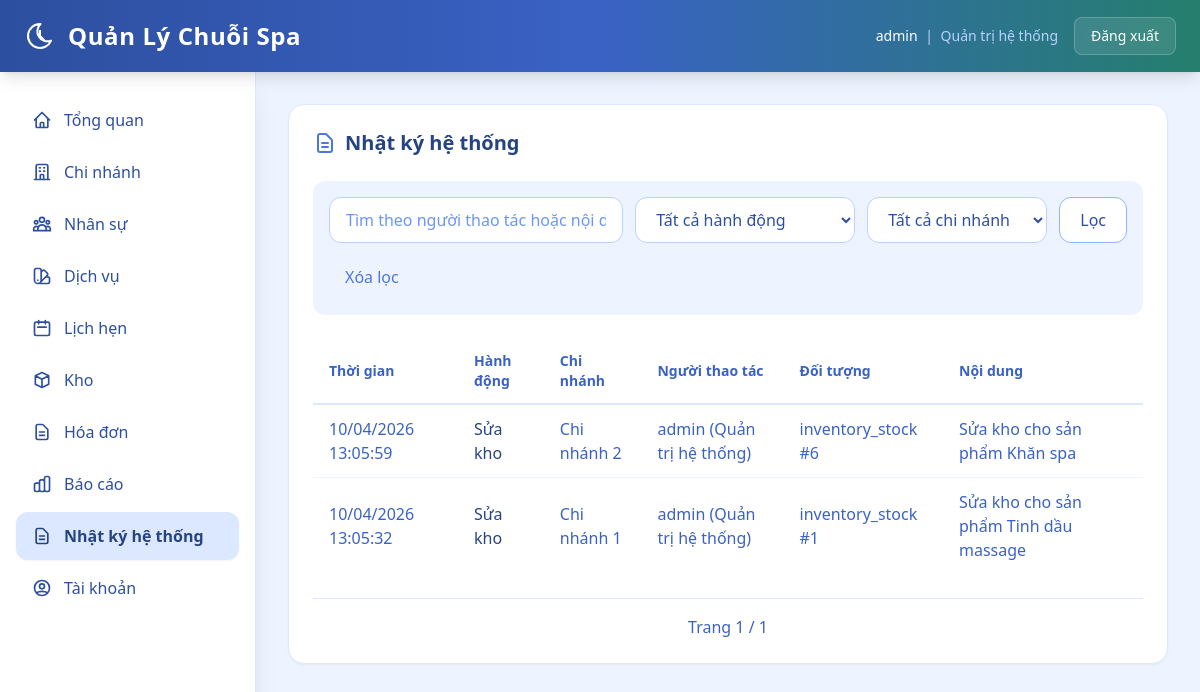
Screenshot of /web/activity-logs (signed in) with the database file from the repository.
### backend/models.py (models this page shows, shortened)
class TimestampMixin:
    created_at = db.Column(db.DateTime, nullable=False, default=datetime.utcnow)

class User(db.Model, TimestampMixin):
    __tablename__ = "users"
    id = db.Column(db.Integer, primary_key=True)
    username = db.Column(db.String(64), nullable=False, unique=True, index=True)
    password_hash = db.Column(db.String(255), nullable=False)
    role = db.Column(db.String(32), nullable=False, default="branch_manager")
    branch_id = db.Column(db.Integer, db.ForeignKey("branches.id"), nullable=True, index=True)
    staff_id = db.Column(db.Integer, db.ForeignKey("staffs.id"), nullable=True, index=True)
    is_active = db.Column(db.Boolean, nullable=False, default=True)
    branch = db.relationship("Branch", lazy="joined")
    staff = db.relationship("Staff", lazy="joined")
    @property
    def is_super_admin(self) -> bool:
        return self.role == "super_admin"

class ActivityLog(db.Model):
    __tablename__ = "activity_logs"
    id = db.Column(db.Integer, primary_key=True)
    created_at = db.Column(db.DateTime, nullable=False, default=datetime.utcnow, index=True)
    action = db.Column(db.String(64), nullable=False, index=True)
    action_label = db.Column(db.String(128), nullable=False)
    branch_id = db.Column(db.Integer, db.ForeignKey("branches.id"), nullable=True, index=True)
    actor_user_id = db.Column(db.Integer, db.ForeignKey("users.id"), nullable=True, index=True)
    actor_username = db.Column(db.String(64), nullable=True)
    actor_role = db.Column(db.String(32), nullable=True)
    entity_type = db.Column(db.String(64), nullable=True)
    entity_id = db.Column(db.Integer, nullable=True, index=True)
    message = db.Column(db.String(500), nullable=True)
    details_json = db.Column(db.Text, nullable=True)
    branch = db.relationship("Branch", lazy="joined")
    actor_user = db.relationship("User", lazy="joined")

class Branch(db.Model, TimestampMixin):
    __tablename__ = "branches"
    id = db.Column(db.Integer, primary_key=True)
    branch_code = db.Column(db.String(16), nullable=True, unique=True, index=True)
    name = db.Column(db.String(255), nullable=False, unique=True)
    address = db.Column(db.String(500), nullable=True)
    phone = db.Column(db.String(32), nullable=True, unique=True)
    manager_staff_id = db.Column(db.Integer, db.ForeignKey("staffs.id"), nullable=True, index=True)
    status = db.Column(db.String(32), nullable=False, default="active")
    manager_staff = db.relationship("Staff", foreign_keys=[manager_staff_id], lazy="joined")

### backend/web_modules/nhat_ky.py (the view, shortened to what this page needs)
@web_bp.get("/activity-logs")
@roles_required("super_admin", "branch_manager")
def activity_logs():
    scope_ids = get_current_branch_scope()
    if not scope_ids:
        return redirect(url_for("web.dashboard"))
    user = g.web_user
    q = parse_text(request.args.get("q"))
    action = normalize_choice(request.args.get("action"), set(ACTION_LABELS.keys()), "")
    page = parse_page(request.args.get("page"), default=1)
    if user.is_super_admin:
        selected_branch_id = resolve_selected_branch_id(scope_ids, parse_int(request.args.get("branch_id")))
        query = ActivityLog.query
        if selected_branch_id:
            query = query.filter(ActivityLog.branch_id == selected_branch_id)
    else:
        selected_branch_id = user.branch_id
        query = ActivityLog.query.filter(ActivityLog.branch_id == selected_branch_id)
    if action:
        query = query.filter(ActivityLog.action == action)
    pager = paginate(
        query.order_by(ActivityLog.created_at.desc(), ActivityLog.id.desc()),
        page=page,
        per_page=20,
    )
    branch_options = list_scope_branches(scope_ids, order_by="name") if user.is_super_admin else []
    return render_template(
        "web/activity_logs.html",
        rows=pager.items,
        pager=pager,
        q=q,
        action=action,
        selected_branch_id=selected_branch_id,
        branch_options=branch_options,
        action_labels=ACTION_LABELS,
        is_super_admin=user.is_super_admin,
    )

### backend/templates/web/activity_logs.html (shortened to what this page needs)
{% extends "web/base.html" %}
{% block content %}
  <section class="bg-white rounded-2xl shadow-sm border border-spa-100 p-6 mb-6">
    <h2 class="text-xl font-bold text-spa-800 mb-6 flex items-center gap-2">
      <svg class="w-6 h-6 text-spa-500" fill="none" stroke="currentColor" viewBox="0 0 24 24"><path stroke-linecap="round" stroke-linejoin="round" stroke-width="2" d="M9 12h6m-6 4h6m2 5H7a2 2 0 01-2-2V5a2 2 0 012-2h5.586a1 1 0 01.707.293l5.414 5.414a1 1 0 01.293.707V19a2 2 0 01-2 2z"/></svg>
      Nhật ký hệ thống
    </h2>
    <form method="get" class="flex flex-wrap items-center gap-3 mb-6 p-4 bg-spa-50 rounded-xl">
      <input type="text" name="q" value="{{ q }}" placeholder="Tìm theo người thao tác hoặc nội dung"
        class="flex-1 min-w-[220px] px-4 py-2.5 rounded-xl border border-spa-200 bg-white text-spa-700 placeholder-spa-400 focus:border-spa-400 focus:ring-4 focus:ring-spa-100 outline-none transition-all">
      <select name="action"
        class="px-4 py-2.5 rounded-xl border border-spa-200 bg-white text-spa-700 focus:border-spa-400 focus:ring-4 focus:ring-spa-100 outline-none transition-all min-w-[220px]">
        <option value="">Tất cả hành động</option>
      </select>
      {% if is_super_admin %}
        <select name="branch_id"
          class="px-4 py-2.5 rounded-xl border border-spa-200 bg-white text-spa-700 focus:border-spa-400 focus:ring-4 focus:ring-spa-100 outline-none transition-all min-w-[180px]">
          <option value="">Tất cả chi nhánh</option>
        </select>
      {% endif %}
      <button type="submit" class="px-5 py-2.5 rounded-xl border border-spa-300 bg-white text-spa-700 hover:bg-spa-50 font-medium transition-all">
        Lọc
      </button>
      <a href="{{ url_for('web.activity_logs') }}" class="px-4 py-2.5 rounded-xl text-spa-500 hover:text-spa-700 hover:bg-spa-100 transition-all">
        Xóa lọc
      </a>
    </form>
    <div class="overflow-x-auto">
      <table class="w-full">
        <thead>
          <tr class="border-b-2 border-spa-100">
            <th class="text-left py-3 px-4 text-sm font-semibold text-spa-600">Thời gian</th>
            <th class="text-left py-3 px-4 text-sm font-semibold text-spa-600">Hành động</th>
            <th class="text-left py-3 px-4 text-sm font-semibold text-spa-600">Chi nhánh</th>
            <th class="text-left py-3 px-4 text-sm font-semibold text-spa-600">Người thao tác</th>
            <th class="text-left py-3 px-4 text-sm font-semibold text-spa-600">Đối tượng</th>
            <th class="text-left py-3 px-4 text-sm font-semibold text-spa-600">Nội dung</th>
          </tr>
        </thead>
        <tbody class="divide-y divide-spa-50">
          {% for row in rows %}
            <tr class="hover:bg-spa-50/50 transition-colors">
              <td class="py-3 px-4 text-spa-600">{{ row.created_at.strftime('%d/%m/%Y %H:%M:%S') if row.created_at else '-' }}</td>
              <td class="py-3 px-4 text-spa-800 font-medium">{{ row.action_label or row.action }}</td>
              <td class="py-3 px-4 text-spa-600">{{ row.branch.name if row.branch else '-' }}</td>
              <td class="py-3 px-4 text-spa-600">{{ row.actor_username or '-' }}{% if row.actor_role %} ({{ role_label(row.actor_role) }}){% endif %}</td>
              <td class="py-3 px-4 text-spa-600">{{ row.entity_type or '-' }}{% if row.entity_id %} #{{ row.entity_id }}{% endif %}</td>
              <td class="py-3 px-4 text-spa-600">{{ row.message or '-' }}</td>
            </tr>
          {% else %}
            <tr><td colspan="6" class="py-8 text-center text-spa-400">Không có log.</td></tr>
          {% endfor %}
        </tbody>
      </table>
    </div>
    <div class="flex items-center justify-center gap-4 mt-6 pt-4 border-t border-spa-100">
      <span class="text-spa-600">Trang {{ pager.page }} / {{ pager.pages or 1 }}</span>
    </div>
  </section>
{% endblock %}

### backend/templates/web/base.html (shortened to what this page needs)
<!doctype html>
<html lang="vi">
  <head>
    <script src="https://cdn.tailwindcss.com"></script>
  </head>
  <body class="bg-spa-50 h-screen overflow-hidden">
    <header class="fixed inset-x-0 top-0 z-40 bg-gradient-to-r from-spa-700 via-spa-600 to-sage-600 text-white shadow-lg">
      <div class="max-w-full mx-auto h-[72px] px-6 flex items-center justify-between">
        <h1 class="text-2xl font-semibold tracking-wide flex items-center gap-3">
          Quản Lý Chuỗi Spa
        </h1>
        <div class="flex items-center gap-4">
          {% if web_user %}
            <span class="text-spa-100 text-sm">
              <span class="font-medium text-white">{{ web_user.username }}</span>
              <span class="text-spa-200 mx-1">|</span>
              <span class="text-spa-200">{{ role_label(web_user.role) }}</span>
            </span>
            <form method="post" action="{{ url_for('web.logout') }}" class="inline">
              <button type="submit" class="bg-white/10 hover:bg-white/20 text-white px-4 py-2 rounded-lg text-sm font-medium transition-all duration-200 backdrop-blur-sm border border-white/20">
                Đăng xuất
              </button>
            </form>
          {% endif %}
        </div>
      </div>
    </header>
    <aside class="fixed top-[72px] left-0 bottom-0 z-30 w-64 bg-white shadow-xl border-r border-spa-100 overflow-y-auto">
        <nav class="py-6 px-4 space-y-1">
          {% if can_access_menu('dashboard') %}
            <a href="{{ url_for('web.dashboard') }}" class="sidebar-link flex items-center gap-3 px-4 py-3 rounded-xl text-spa-700 hover:bg-spa-100 ">
              <svg class="w-5 h-5" fill="none" stroke="currentColor" viewBox="0 0 24 24"><path stroke-linecap="round" stroke-linejoin="round" stroke-width="2" d="M3 12l2-2m0 0l7-7 7 7M5 10v10a1 1 0 001 1h3m10-11l2 2m-2-2v10a1 1 0 01-1 1h-3m-6 0a1 1 0 001-1v-4a1 1 0 011-1h2a1 1 0 011 1v4a1 1 0 001 1m-6 0h6"/></svg>
              Tổng quan
            </a>
          {% endif %}
          {% if can_access_menu('branches') %}
            <a href="{{ url_for('web.branches') }}" class="sidebar-link flex items-center gap-3 px-4 py-3 rounded-xl text-spa-700 hover:bg-spa-100 ">
              <svg class="w-5 h-5" fill="none" stroke="currentColor" viewBox="0 0 24 24"><path stroke-linecap="round" stroke-linejoin="round" stroke-width="2" d="M19 21V5a2 2 0 00-2-2H7a2 2 0 00-2 2v16m14 0h2m-2 0h-5m-9 0H3m2 0h5M9 7h1m-1 4h1m4-4h1m-1 4h1m-5 10v-5a1 1 0 011-1h2a1 1 0 011 1v5m-4 0h4"/></svg>
              Chi nhánh
            </a>
          {% endif %}
          {% if can_access_menu('staff') %}
            <a href="{{ url_for('web.staff') }}" class="sidebar-link flex items-center gap-3 px-4 py-3 rounded-xl text-spa-700 hover:bg-spa-100 ">
              Nhân sự
            </a>
          {% endif %}
          {% if can_access_menu('services') %}
            <a href="{{ url_for('web.services') }}" class="sidebar-link flex items-center gap-3 px-4 py-3 rounded-xl text-spa-700 hover:bg-spa-100 ">
              Dịch vụ
            </a>
          {% endif %}
          {% if can_access_menu('appointments') %}
            <a href="{{ url_for('web.appointments') }}" class="sidebar-link flex items-center gap-3 px-4 py-3 rounded-xl text-spa-700 hover:bg-spa-100 ">
              <svg class="w-5 h-5" fill="none" stroke="currentColor" viewBox="0 0 24 24"><path stroke-linecap="round" stroke-linejoin="round" stroke-width="2" d="M8 7V3m8 4V3m-9 8h10M5 21h14a2 2 0 002-2V7a2 2 0 00-2-2H5a2 2 0 00-2 2v12a2 2 0 002 2z"/></svg>
              Lịch hẹn
            </a>
          {% endif %}
          {% if can_access_menu('inventory') %}
            <a href="{{ url_for('web.inventory') }}" class="sidebar-link flex items-center gap-3 px-4 py-3 rounded-xl text-spa-700 hover:bg-spa-100 ">
              <svg class="w-5 h-5" fill="none" stroke="currentColor" viewBox="0 0 24 24"><path stroke-linecap="round" stroke-linejoin="round" stroke-width="2" d="M20 7l-8-4-8 4m16 0l-8 4m8-4v10l-8 4m0-10L4 7m8 4v10M4 7v10l8 4"/></svg>
              Kho
            </a>
          {% endif %}
          {% if can_access_menu('invoices') %}
            <a href="{{ url_for('web.invoices') }}" class="sidebar-link flex items-center gap-3 px-4 py-3 rounded-xl text-spa-700 hover:bg-spa-100 ">
              <svg class="w-5 h-5" fill="none" stroke="currentColor" viewBox="0 0 24 24"><path stroke-linecap="round" stroke-linejoin="round" stroke-width="2" d="M9 12h6m-6 4h6m2 5H7a2 2 0 01-2-2V5a2 2 0 012-2h5.586a1 1 0 01.707.293l5.414 5.414a1 1 0 01.293.707V19a2 2 0 01-2 2z"/></svg>
              Hóa đơn
            </a>
          {% endif %}
          {% if can_access_menu('reports') %}
            <a href="{{ url_for('web.reports') }}" class="sidebar-link flex items-center gap-3 px-4 py-3 rounded-xl text-spa-700 hover:bg-spa-100 ">
              Báo cáo
            </a>
          {% endif %}
          {% if can_access_menu('activity_logs') %}
            <a href="{{ url_for('web.activity_logs') }}" class="sidebar-link flex items-center gap-3 px-4 py-3 rounded-xl text-spa-700 hover:bg-spa-100 {% if request.path.startswith('/web/activity-logs') %}bg-spa-100 text-spa-800 font-semibold shadow-sm{% endif %}">
              <svg class="w-5 h-5" fill="none" stroke="currentColor" viewBox="0 0 24 24"><path stroke-linecap="round" stroke-linejoin="round" stroke-width="2" d="M9 12h6m-6 4h6m2 5H7a2 2 0 01-2-2V5a2 2 0 012-2h5.586a1 1 0 01.707.293l5.414 5.414a1 1 0 01.293.707V19a2 2 0 01-2 2z"/></svg>
              Nhật ký hệ thống
            </a>
          {% endif %}
          {% if can_access_menu('accounts') %}
            <a href="{{ url_for('web.accounts') }}" class="sidebar-link flex items-center gap-3 px-4 py-3 rounded-xl text-spa-700 hover:bg-spa-100 ">
              <svg class="w-5 h-5" fill="none" stroke="currentColor" viewBox="0 0 24 24"><path stroke-linecap="round" stroke-linejoin="round" stroke-width="2" d="M5.121 17.804A13.937 13.937 0 0112 16c2.5 0 4.847.655 6.879 1.804M15 10a3 3 0 11-6 0 3 3 0 016 0zm6 2a9 9 0 11-18 0 9 9 0 0118 0z"/></svg>
              Tài khoản
            </a>
          {% endif %}
        </nav>
      </aside>
      <main class="fixed top-[72px] left-64 right-0 bottom-0 overflow-y-auto p-8">
        <div class="max-w-7xl mx-auto">
          {% block content %}{% endblock %}
        </div>
      </main>
  </body>
</html>

### rows the page displays
User: username "admin", role "Quản trị hệ thống"
ActivityLog: created_at "10/04/2026 13:05:59", action_label "Sửa kho", branch "Chi nhánh 2", actor_username "admin", actor_role "Quản trị hệ thống", entity_type "inventory_stock", entity_id "6", message "Sửa kho cho sản phẩm Khăn spa"
ActivityLog: created_at "10/04/2026 13:05:32", action_label "Sửa kho", branch "Chi nhánh 1", actor_username "admin", actor_role "Quản trị hệ thống", entity_type "inventory_stock", entity_id "1", message "Sửa kho cho sản phẩm Tinh dầu massage"

### other values shown
{{ pager.page }} "1"
{{ pager.pages or 1 }} "1"
